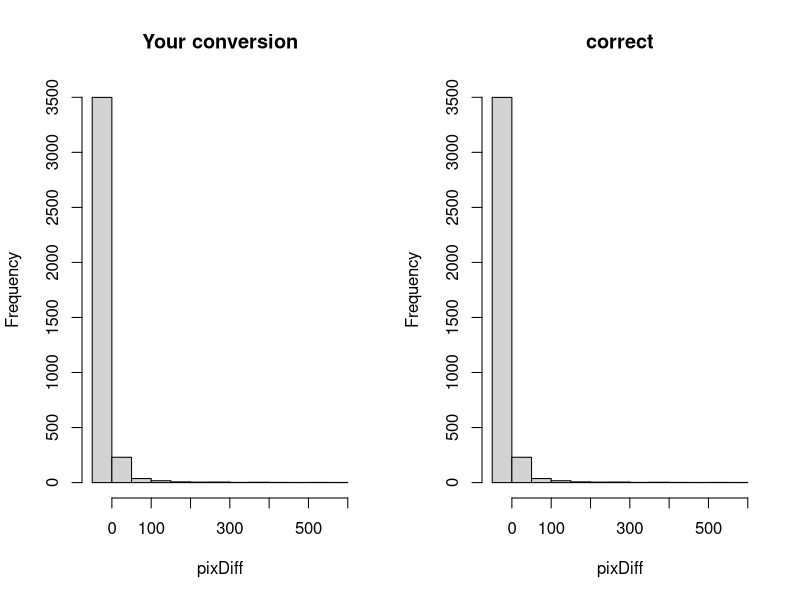
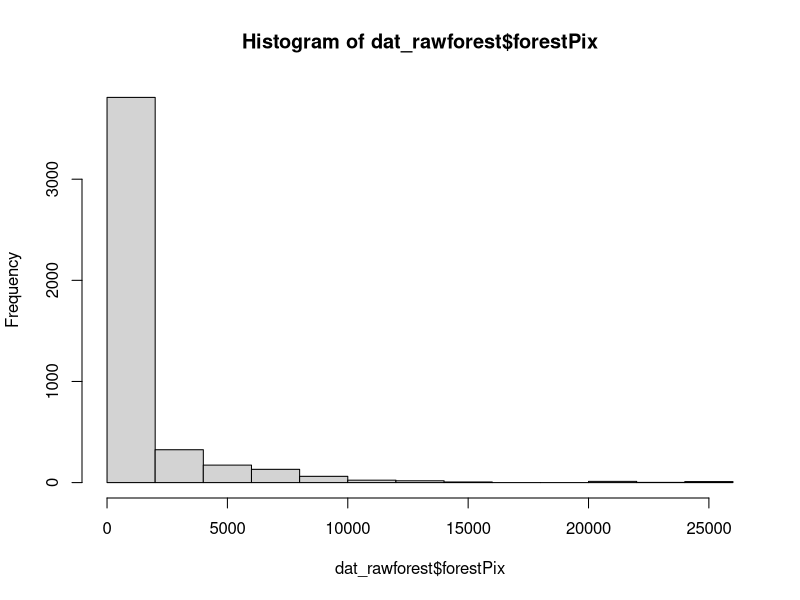
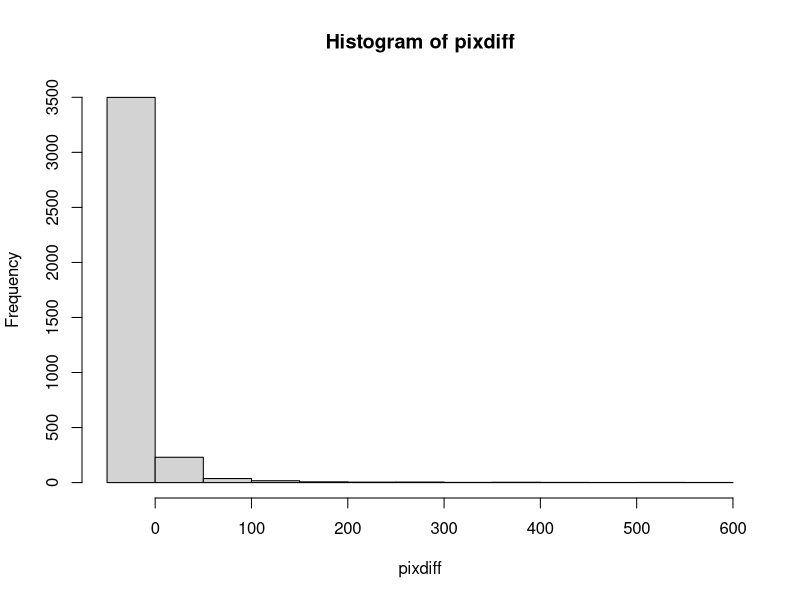
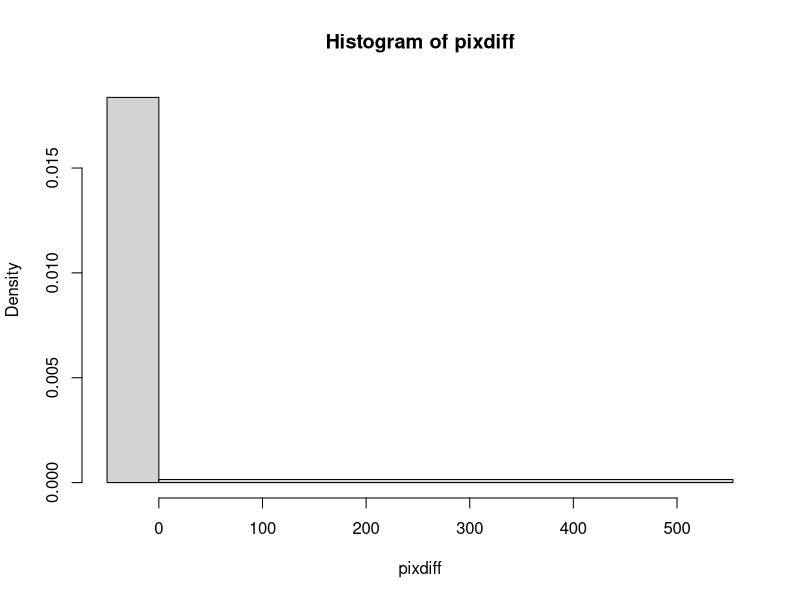
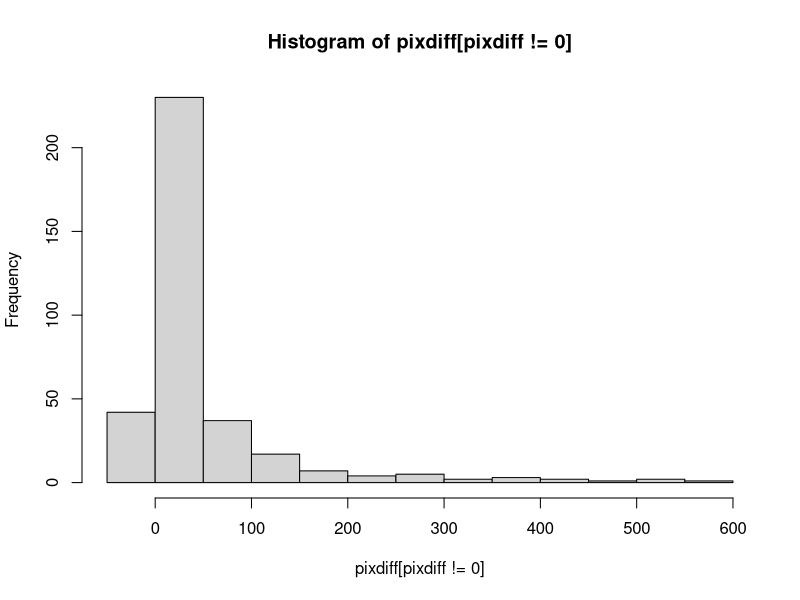
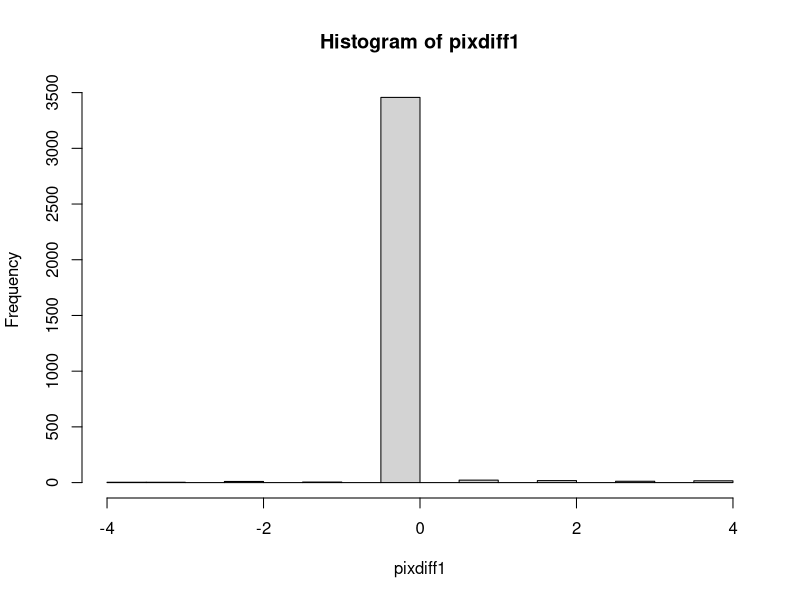

Source code (R) for these figures, in order: (Note: this script raises an error after producing the figures.)
library(tidyverse)

# Load raw data
dat_raw_10_15 <- read.csv("CCI_ForCov_CommuneForest_2010-15.csv", header = TRUE)
str(dat_raw_10_15)
head(dat_raw_10_15)

# Split into two dfs
forestPix <- dat_raw_10_15[ ,c(1:3,5,7,9,11,13)]
str(forestPix)

pixDiff <- dat_raw_10_15[ ,c(1:2,4,6,8,10,12,14)]
str(pixDiff)
head(pixDiff)

# Get into tidy format
forestPix <- forestPix %>% 
  gather(key = Year, value = forestPix, X2010:X2015) 
str(forestPix)
head(forestPix)

pixDiff <- pixDiff %>% gather(key = Year, value = pixDiff, diffPix:diffPix.5)
head(pixDiff)
str(pixDiff)

# Add year to pixDiff to match forestPix
years <- c("X2010", "X2011", "X2012", "X2013", "X2014", "X2015")
years1 <- rep(years, each = 768)

pixDiff$Year <- years1
str(pixDiff)      
pixDiff[765:770,]
forestPix[765:770,]

# Merge forestPix and diffPix
dat_rawforest <- cbind(forestPix, pixDiff)
str(dat_rawforest)
head(dat_rawforest)

# Check the order is correct
dat_rawforest[1533:1540,]

# Remove duplicate columns
dat_rawforest <- dat_rawforest[,-c(5:7)]

# Remove "X" in year
dat_rawforest$Year <- substr(dat_rawforest$Year, start = 2, stop = 5)

# re-order columns
dat_rawforest <- dat_rawforest %>% select(Year,CommCode,Commune,forestPix,pixDiff)

# re-order rows so that they go 2010,2011,2012...etc 
dat_rawforest <- dat_rawforest[order(dat_rawforest$Commune, dat_rawforest$CommCode),]

############
###
### So to expediate things, I've taken ALL of the above manipulations for granted and have just assumed that the
### resulting data frame has the correct working values... probably best to carefully check this is the case; see issues
### below.
###
############

library(lme4)

# Remove 5 communes that have 0 forest in 2010 (not sure how they slipped through the net)
dat_rawforest <- dat_rawforest %>% 
                  filter(!CommCode %in% c(40102,40105,150206,150208,150302))

# changing pixDiff to numeric 
# dat_rawforest$pixDiff <- as.numeric(dat_rawforest$pixDiff)

### Commented out!
### Somewhat of a massive issue here; the above statements translates the level names to numeric,
###  not the text values. This is completely different! 
### Worst is that by using your code above, al of the zero's change to 1's, but further very funny business
###  happens to a lot of the other values... Have a look at what happens when you put the original,
###  your version, and the correct conversion, next to each other in a table:

head(data.frame(orig=dat_rawforest$pixDiff, 
           yours=as.numeric(dat_rawforest$pixDiff), 
           correct=as.numeric(as.vector(dat_rawforest$pixDiff))), 50)
### I think the problem here is that because of your explicit 'na' values in the original data, and/or because
###  of tidyverse's witchcraft above, dat_rawforest$pixDiff is a factor, not a vector. When this is directly
###  translated to a numeric vector, R just uses the factor level names, not their text value, as the number!

### Here is the issue in histogram form:
par(mfrow=c(1,2))
hist(as.numeric(dat_rawforest$pixDiff), main='Your conversion', xlab='pixDiff')
hist(as.numeric(as.vector(dat_rawforest$pixDiff)), main='correct', xlab='pixDiff')
par(mfrow=c(1,1))

### So this is the most effective way of achieving what I think you want to achieve:
dat_rawforest$pixDiff <- as.numeric(as.vector(dat_rawforest$pixDiff))
### Note vectorise first, then make numeric.
### It's great and highly recommended to do these manipulations in R, but BE CAREFUL!
### I would always - always! - cross check that your manipulations actually do what you think they do-
### just print out a .csv of the resulting re-worked data every once in a while, and check directly.
### Best to do this at a number of different stages.


# Histogram of original forest cover
hist(dat_rawforest$forestPix)

# Pulling out the differences in pixels (pixDiff) for now just so I don't mess around with the main dataframe by 
# deleting NAs etc.
### Edited as per above:
pixdiff <- dat_rawforest$pixDiff 
#pixdiff <- na.omit(pixdiff) 
### Instead of the above (result of which leaves you with some crap inside the resulting vector)
###  this is a neater way of doing the same thing (basically, is.na() gives a logical vector for which values are NA,
###  by putting a ! infront you turn it around - ie. which values are NOT na - and then use that vector to subset:
pixdiff <- pixdiff[!is.na(pixdiff)]

hist(pixdiff)
hist(pixdiff, breaks = c(-50,0,554))
### Try looking at just the non-zero differences:
hist(pixdiff[pixdiff!=0])

summary(pixdiff)

# try truncating the data
pixdiff1 <- pixdiff[pixdiff >-5 & pixdiff <5] 
hist(pixdiff1)

### Perhaps more importantly than the above, I would also be very careful about an approach where you extract a single
### column to work on separately - it's easy to forget which manipulations you end up doing with this one. I would
### strongly suggest just working with a copy of the dataset instead. Also, you worry about 'deleting NA's' - I don't
### think that would be a problem, actually? Because, where pixDiff==NA, there was no prior year to calculate a
### difference from - so arguably, you can't use those rows anyway (except for needing the previous year forest cover
### value later on)... So lets make a copy of dat_rawforest and work with that one. This'll make it easier to work with
### the offset and models later.
dat_forest <- dat_rawforest

dat_forest$CommCode <- factor(dat_forest$CommCode)

dat_forest_new <- as.data.frame(NULL)
for(i in 1:nlevels(dat_forest$CommCode)) {
  temp <- dat_forest[dat_forest$CommCode==levels(dat_forest$CommCode)[i],]
  temp2 <- c(NA,temp$forestPix)
  temp2 <- temp2[1:length(temp2)-1]
  temp <- cbind(temp, temp2)
  dat_forest_new <- rbind(dat_forest_new, temp)
}
names(dat_forest_new)[6] <- 'prevForest'
dat_forest_new <- dat_forest_new[!is.na(dat_forest_new$pixDiff),]



### OK so on this basis I'm almost 100% sure that if this is what your response variable is going to be,
###  we'll need some way of explicitly dealing with the zero cases; just because there are so many of them...
###
### Probably need to discuss this, but one option (simplest) would be to just focus the analysis on those cases
###  (years, communes) where ANY forest was lost in the first place (so in the case of the pixDiff variable), all cases
###  that are >0. Basically this would give a model for predicting the magnitude of forest loss, where it occurs.
### Crucially, the model wouldn't be able to predict whether or not loss would occur, as a function of its predictors.
### I think the only possible other alternative would be to use some form of zero-inflated model; i.e. have a component
###  of the model that models zero loss (or gain) vs. loss, and a separate component that predicts the amount of loss,
###  where there is any.

### In terms of the offset, so the important point - I think - is that for any given year, say 2014, you want to predict
###  the amount of forest loss relative to total forest cover in 2013... so the previous, not the current year?

dat_forest_new$yr <- as.numeric(dat_forest_new$Year)-2000
dat_forest_new <- dat_forest_new[!is.na(dat_forest_new$pixDiff),]

jm_M1 <- lmer(pixDiff ~ 1 + (1|CommCode) + (1|Year), offset = prevForest, data=dat_forest_new)

jm_M3 <- lmer(pixDiff ~ 1 + (yr|CommCode), offset = prevForest, data=dat_forest_new)

jm_M4 <- lmer(pixDiff ~ 1 + (1|CommCode), offset = prevForest, data=dat_forest_new)

jm_M5 <- glmmadmb(pixDiff ~ 1 + (yr|CommCode) + offset(prevForest), data=dat_forest_new, family='nbinom1',
                  zeroInflation=T, admb.opts=admbControl(maxfn=10000, imaxfn=10000))





# Model 1 - offset = original amount of forest in 2010
M1 <- lmer(pixDiff ~ 1 + (1|Commune) + (1|Year), offset = forestPix, data=dat_rawforest)
summary(M1)

plot(residuals(M1))
hist(residuals(M1))

# create offset which is raw forest cover difference / original raw forest cover
dat_rawforest <- dat_rawforest %>% 
                  mutate(offset = pixDiff/forestPix)

# Model 2 - offset = raw forest cover difference / original raw forest cover
M2 <- lmer(pixDiff ~ 1 + (1|Commune) + (1|Year), offset = offset, data=dat_rawforest)
summary(M2)
plot(residuals(M2))
hist(residuals(M2))
